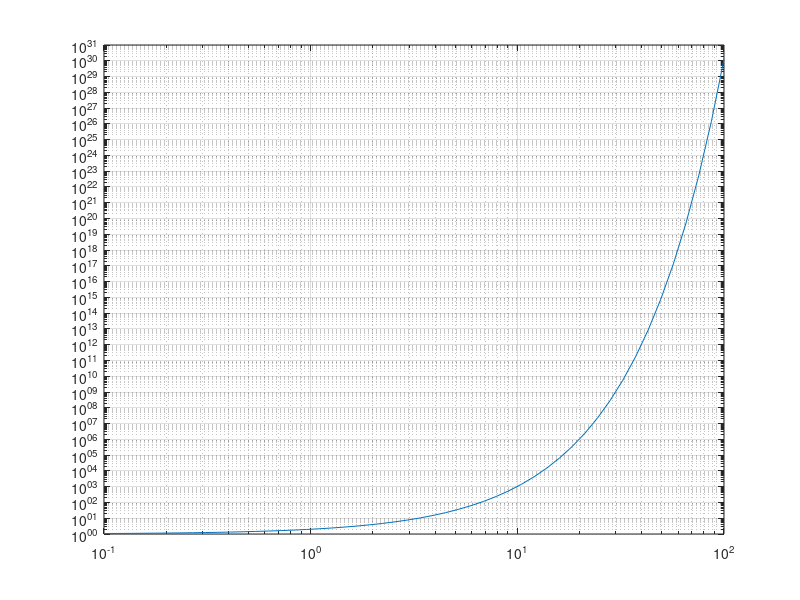
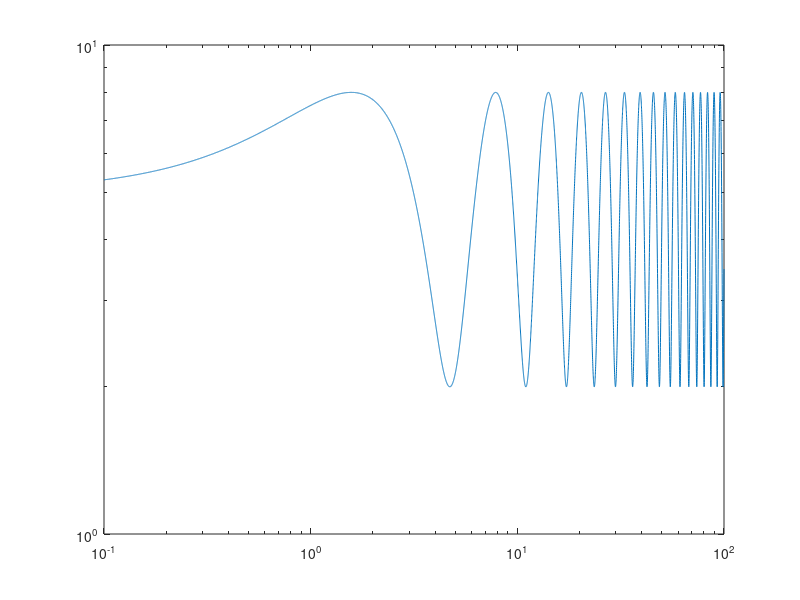
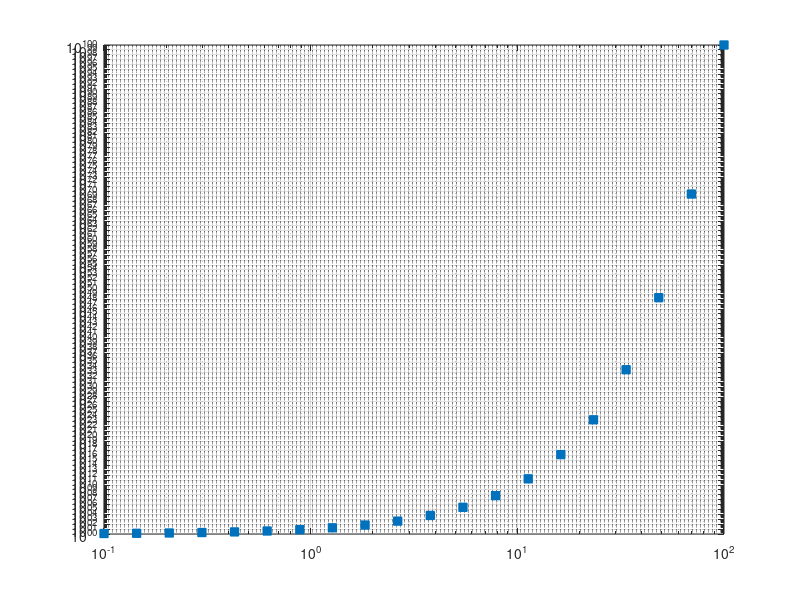
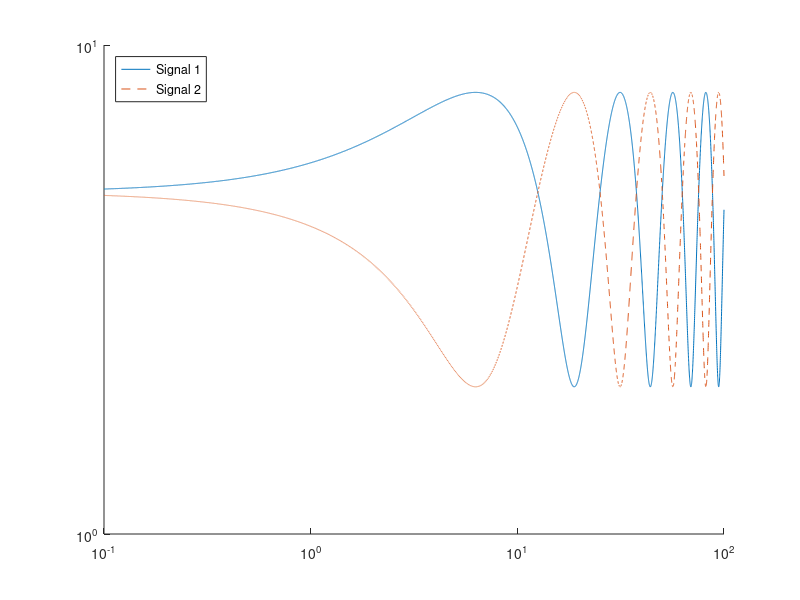

Recreate these plots in MATLAB, in order.
%=============================================================================
% Copyright (c) 2016-present Allan CORNET (Nelson)
%=============================================================================
% This file is part of Nelson.
%=============================================================================
% LICENCE_BLOCK_BEGIN
% SPDX-License-Identifier: LGPL-3.0-or-later
% LICENCE_BLOCK_END
%=============================================================================
% <--ADV-CLI MODE-->
%=============================================================================
f = figure();
x = logspace(-1,2);
y = 2 .^ x;
loglog(x,y)
grid on
%=============================================================================
f = figure();
x = logspace(-1,2,10000);
y = 5 + 3*sin(x);
loglog(x, y);
%=============================================================================
f = figure();
x = logspace(-1,2,20);
y = 10 .^ x;
loglog(x,y,'s','MarkerFaceColor',[0 0.447 0.741])
grid on
%=============================================================================
f = figure();
x = logspace(-1,2,10000);
hold on
y1 = 5 + 3*sin(x/4);
y2 = 5 - 3*sin(x/4);
loglog(x,y1)
loglog(x,y2,'--')
hold off
legend('Signal 1','Signal 2','Location','northwest')
%=============================================================================
f = figure();
y = [0.001 0.01 0.1 1 10 100];
loglog(y)
grid on
%=============================================================================
y = [0.0010    0.0100    0.1000
0.0100    0.1000    1.0000
0.1000    1.0000   10.0000
1.0000   10.5000  100.0000
10.0000  100.0000 1000.0000];
h= loglog(y);
grid on
%=============================================================================
